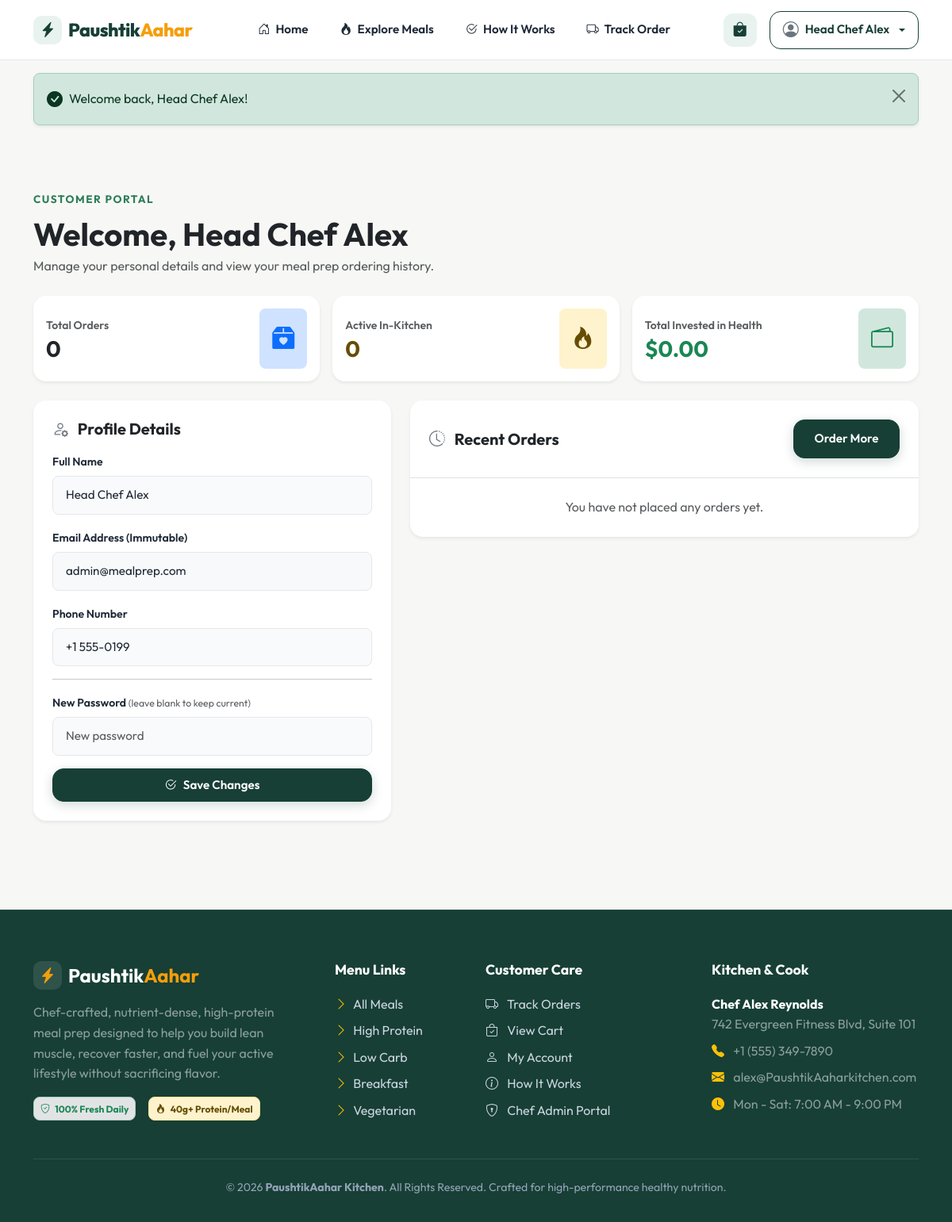
The app's page /account.php (signed in) with its own data.
### tables this page shows
CREATE TABLE `users` (
  `id` INT AUTO_INCREMENT PRIMARY KEY,
  `name` VARCHAR(100) NOT NULL,
  `email` VARCHAR(120) NOT NULL UNIQUE,
  `phone` VARCHAR(30) NOT NULL,
  `password` VARCHAR(255) NOT NULL,
  `role` ENUM('customer', 'admin') NOT NULL DEFAULT 'customer',
  `created_at` TIMESTAMP DEFAULT CURRENT_TIMESTAMP
);

CREATE TABLE `settings` (
  `key_name` VARCHAR(50) PRIMARY KEY,
  `key_value` TEXT NOT NULL
);

### account.php (the view, shortened to what this page needs)
<?php
require_once __DIR__ . '/config/database.php';
require_once __DIR__ . '/includes/functions.php';
$user = current_user();
$user_id = $user['id'];
$stmt = $pdo->prepare("SELECT * FROM users WHERE id = ?");
$stmt->execute([$user_id]);
$db_user = $stmt->fetch();
$stmt_orders = $pdo->prepare("SELECT * FROM orders WHERE user_id = ? OR customer_email = ? ORDER BY id DESC");
$stmt_orders->execute([$user_id, $db_user['email']]);
$user_orders = $stmt_orders->fetchAll();
$total_orders = count($user_orders);
$total_spent = 0.0;
$active_orders = 0;
require_once __DIR__ . '/includes/header.php';
?>
<div class="container py-5">
  <div class="mb-4">
    <span class="section-tag">Customer Portal</span>
    <h1 class="fw-bold text-dark mb-1">Welcome, <?= e($db_user['name']) ?></h1>
    <p class="text-muted">Manage your personal details and view your meal prep ordering history.</p>
  </div>
  <div class="row g-3 mb-4">
    <div class="col-md-4">
      <div class="card border-0 shadow-sm rounded-4 p-3 bg-white d-flex flex-row align-items-center justify-content-between">
        <div>
          <small class="text-muted fw-semibold">Total Orders</small>
          <h3 class="fw-bold text-dark mb-0"><?= $total_orders ?></h3>
        </div>
        <div class="rounded-3 p-3 bg-primary-subtle text-primary fs-3">
          <i class="bi bi-box2-heart-fill"></i>
        </div>
      </div>
    </div>
    <div class="col-md-4">
      <div class="card border-0 shadow-sm rounded-4 p-3 bg-white d-flex flex-row align-items-center justify-content-between">
        <div>
          <small class="text-muted fw-semibold">Active In-Kitchen</small>
          <h3 class="fw-bold text-warning-emphasis mb-0"><?= $active_orders ?></h3>
        </div>
        <div class="rounded-3 p-3 bg-warning-subtle text-warning-emphasis fs-3">
          <i class="bi bi-fire"></i>
        </div>
      </div>
    </div>
    <div class="col-md-4">
      <div class="card border-0 shadow-sm rounded-4 p-3 bg-white d-flex flex-row align-items-center justify-content-between">
        <div>
          <small class="text-muted fw-semibold">Total Invested in Health</small>
          <h3 class="fw-bold text-success mb-0"><?= format_price($total_spent) ?></h3>
        </div>
        <div class="rounded-3 p-3 bg-success-subtle text-success fs-3">
          <i class="bi bi-wallet2"></i>
        </div>
      </div>
    </div>
  </div>
  <div class="row g-4">
    <div class="col-lg-5">
      <div class="card border-0 shadow-sm rounded-4 p-4 bg-white">
        <h5 class="fw-bold text-dark mb-3"><i class="bi bi-person-gear text-secondary me-2"></i> Profile Details</h5>
        <form method="POST" action="account.php">
          <div class="mb-3">
            <label class="form-label-custom">Full Name</label>
            <input type="text" name="name" class="form-control form-control-custom" value="<?= e($db_user['name']) ?>" required>
          </div>
          <div class="mb-3">
            <label class="form-label-custom">Email Address (Immutable)</label>
            <input type="email" class="form-control form-control-custom bg-light" value="<?= e($db_user['email']) ?>" readonly disabled>
          </div>
          <div class="mb-3">
            <label class="form-label-custom">Phone Number</label>
            <input type="tel" name="phone" class="form-control form-control-custom" value="<?= e($db_user['phone']) ?>" required>
          </div>
          <hr class="my-3">
          <div class="mb-3">
            <label class="form-label-custom">New Password <small class="text-muted fw-normal">(leave blank to keep current)</small></label>
            <input type="password" name="new_password" class="form-control form-control-custom" placeholder="New password">
          </div>
          <button type="submit" class="btn-primary-custom w-100 py-2">
            <i class="bi bi-check2-circle"></i> Save Changes
          </button>
        </form>
      </div>
    </div>
    <div class="col-lg-7">
      <div class="card border-0 shadow-sm rounded-4 overflow-hidden bg-white">
        <div class="card-header bg-white p-4 border-bottom d-flex justify-content-between align-items-center">
          <h5 class="fw-bold text-dark mb-0"><i class="bi bi-clock-history text-secondary me-2"></i> Recent Orders</h5>
          <a href="meals.php" class="btn btn-sm btn-primary-custom">Order More</a>
        </div>
        <div class="card-body p-0">
          <?php if (empty($user_orders)): ?>
            <div class="p-4 text-center text-muted">
              You have not placed any orders yet.
            </div>
          <?php endif; ?>
        </div>
      </div>
    </div>
  </div>
</div>
<?php require_once __DIR__ . '/includes/footer.php'; ?>

### includes/footer.php (shortened to what this page needs)
  </main>
  <footer class="footer-custom">
    <div class="container">
      <div class="row g-4">
        <div class="col-lg-4 col-md-6">
          <div class="d-flex align-items-center gap-2 mb-3">
            <div class="brand-icon" style="background: rgba(255,255,255,0.1); width: 36px; height: 36px; border-radius: 10px; display: flex; align-items: center; justify-content: center; color: #f59e0b;">
              <i class="bi bi-lightning-charge-fill fs-5"></i>
            </div>
            <h4 class="text-white fw-bold mb-0">Paushtik<span style="color: #f59e0b;">Aahar</span></h4>
          </div>
          <p class="text-white-50 pe-lg-4">
            Chef-crafted, nutrient-dense, high-protein meal prep designed to help you build lean muscle, recover faster, and fuel your active lifestyle without sacrificing flavor.
          </p>
          <div class="d-flex gap-3 mt-3">
            <span class="badge bg-secondary-subtle text-success p-2 rounded-3 border border-success-subtle"><i class="bi bi-shield-check me-1"></i> 100% Fresh Daily</span>
            <span class="badge bg-warning-subtle text-warning-emphasis p-2 rounded-3 border border-warning-subtle"><i class="bi bi-fire me-1"></i> 40g+ Protein/Meal</span>
          </div>
        </div>
        <div class="col-lg-2 col-md-6 col-6">
          <h5>Menu Links</h5>
          <ul class="list-unstyled d-flex flex-column gap-2 mb-0">
            <li><a href="meals.php"><i class="bi bi-chevron-right me-1 text-warning"></i> All Meals</a></li>
            <li><a href="meals.php?category=High%20Protein"><i class="bi bi-chevron-right me-1 text-warning"></i> High Protein</a></li>
            <li><a href="meals.php?category=Low%20Carb"><i class="bi bi-chevron-right me-1 text-warning"></i> Low Carb</a></li>
            <li><a href="meals.php?category=Breakfast"><i class="bi bi-chevron-right me-1 text-warning"></i> Breakfast</a></li>
            <li><a href="meals.php?category=Vegetarian"><i class="bi bi-chevron-right me-1 text-warning"></i> Vegetarian</a></li>
          </ul>
        </div>
        <div class="col-lg-3 col-md-6 col-6">
          <h5>Customer Care</h5>
          <ul class="list-unstyled d-flex flex-column gap-2 mb-0">
            <li><a href="orders.php"><i class="bi bi-truck me-2"></i> Track Orders</a></li>
            <li><a href="cart.php"><i class="bi bi-bag-check me-2"></i> View Cart</a></li>
            <li><a href="account.php"><i class="bi bi-person me-2"></i> My Account</a></li>
            <li><a href="index.php#how-it-works"><i class="bi bi-info-circle me-2"></i> How It Works</a></li>
            <li><a href="admin/login.php"><i class="bi bi-shield-lock me-2"></i> Chef Admin Portal</a></li>
          </ul>
        </div>
        <div class="col-lg-3 col-md-6">
          <h5>Kitchen & Cook</h5>
          <p class="text-white-50 mb-2">
            <strong class="text-white"><?= e(get_setting('cook_name', 'Chef subham ')) ?></strong><br>
            <?= e(get_setting('address', '742 Evergreen Fitness Blvd')) ?>
          </p>
          <p class="text-white-50 mb-2">
            <i class="bi bi-telephone-fill text-warning me-2"></i> <?= e(get_setting('contact_phone', '+977 000       000')) ?>
          </p>
          <p class="text-white-50 mb-2">
            <i class="bi bi-envelope-fill text-warning me-2"></i> <?= e(get_setting('contact_email', 'subham@PaushtikAaharkitchen.com')) ?>
          </p>
          <p class="text-white-50 mb-0">
            <i class="bi bi-clock-fill text-warning me-2"></i> <?= e(get_setting('business_hours', 'Mon - Sat: 7am - 9pm')) ?>
          </p>
        </div>
      </div>
      <div class="footer-bottom text-center">
        <p class="mb-0">
          &copy; <?= date('Y') ?> <strong>PaushtikAahar Kitchen</strong>. All Rights Reserved. Crafted for high-performance healthy nutrition.
        </p>
      </div>
    </div>
  </footer>
</body>
</html>

### assets/css/style.css (style rules this page uses)
:root { --primary: #173F35; --primary-hover: #12332a; --primary-light: #e8f3ef; --secondary: #2E7D5B; --secondary-hover: #246448; --accent: #F59E0B; --accent-hover: #d97706; --accent-light: #fef3c7; --bg-main: #F7F8F5; --bg-card: #FFFFFF; --text-main: #1F2937; --text-muted: #6B7280; --border-color: #E5E7EB; --protein-color: #3B82F6; --carbs-color: #F59E0B; --fat-color: #EF4444; --calories-color: #10B981; --radius-sm: 8px; --radius-md: 14px; --radius-lg: 20px; --radius-xl: 28px; --shadow-sm: 0 2px 8px rgba(23, 63, 53, 0.04); --shadow-md: 0 8px 24px rgba(23, 63, 53, 0.08); --shadow-lg: 0 16px 36px rgba(23, 63, 53, 0.12); --shadow-hover: 0 20px 40px rgba(23, 63, 53, 0.16); --transition: all 0.25s cubic-bezier(0.4, 0, 0.2, 1); }
* { box-sizing: border-box; margin: 0; padding: 0; }
body { font-family: 'Outfit', 'Inter', -apple-system, BlinkMacSystemFont, 'Segoe UI', Roboto, sans-serif; background-color: var(--bg-main); color: var(--text-main); line-height: 1.6; min-height: 100vh; display: flex; flex-direction: column; -webkit-font-smoothing: antialiased; }
a { color: var(--secondary); text-decoration: none; transition: var(--transition); }
.btn-primary-custom { background: var(--primary); color: #ffffff; border: 1px solid var(--primary); padding: 0.75rem 1.6rem; border-radius: var(--radius-md); font-weight: 600; font-size: 0.95rem; display: inline-flex; align-items: center; justify-content: center; gap: 0.5rem; transition: var(--transition); box-shadow: 0 4px 14px rgba(23, 63, 53, 0.2); }
.section-tag { color: var(--secondary); font-weight: 700; font-size: 0.85rem; text-transform: uppercase; letter-spacing: 1.5px; margin-bottom: 0.5rem; display: inline-block; }
.form-control-custom { background: #f9fafb; border: 1.5px solid var(--border-color); border-radius: var(--radius-sm); padding: 0.75rem 1rem; font-size: 0.95rem; color: var(--text-main); transition: var(--transition); }
.form-label-custom { font-weight: 600; font-size: 0.88rem; color: var(--text-main); margin-bottom: 0.4rem; }
.footer-custom { background: var(--primary); color: #e5e7eb; padding: 4rem 0 2rem; margin-top: 4rem; border-top: 1px solid rgba(255, 255, 255, 0.1); }
.footer-custom h5 { color: #ffffff; font-weight: 700; margin-bottom: 1.25rem; font-size: 1.1rem; }
.footer-custom a { color: #cbd5e1; }
.footer-bottom { border-top: 1px solid rgba(255, 255, 255, 0.1); padding-top: 1.5rem; margin-top: 3rem; font-size: 0.88rem; color: #94a3b8; }

### records on screen
users: name "Head Chef Alex", email "admin@mealprep.com", phone "+1 555-0199"
settings: key_value "Chef Alex Reynolds"
settings: key_value "742 Evergreen Fitness Blvd, Suite 101"
settings: key_value "+1 (555) 349-7890"
settings: key_value "alex@PaushtikAaharkitchen.com"
settings: key_value "Mon - Sat: 7:00 AM - 9:00 PM"

### other values on screen
$_SESSION['user_name'] "Head Chef Alex"
$text "Welcome back, Head Chef Alex!"
$total_orders "0"
$active_orders "0"
format_price($total_spent) "$0.00"
